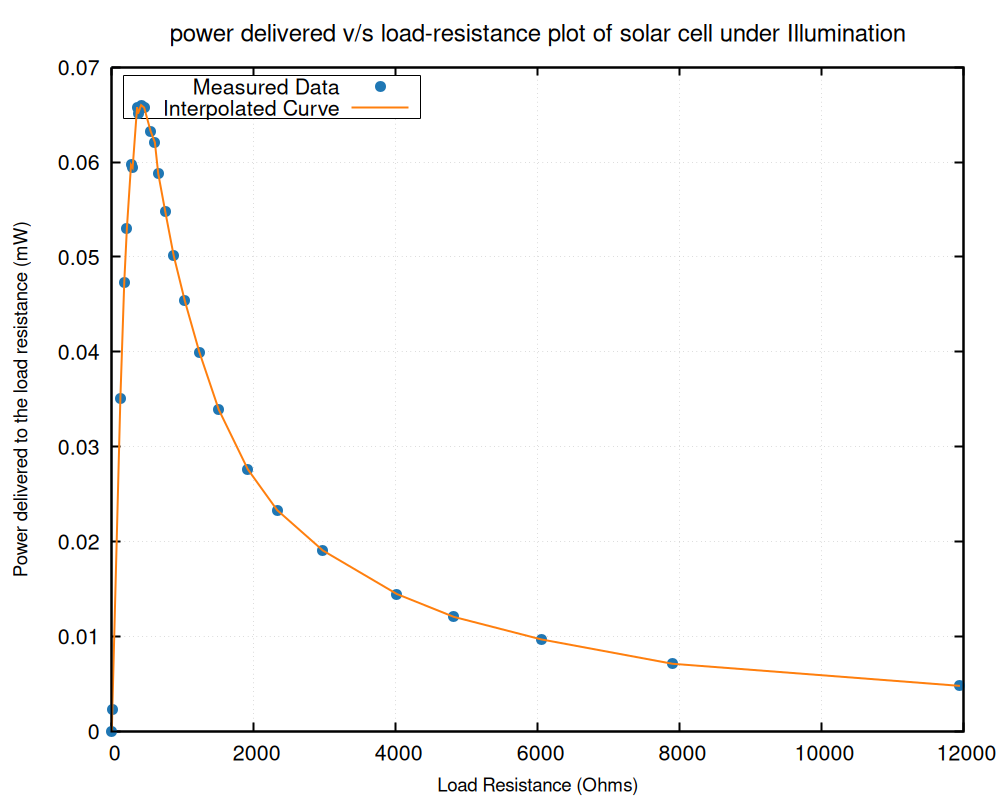

Recreate this plot in gnuplot.
set terminal pngcairo size 1000,800 enhanced font "Helvetica,16"
set output "pr.png"

set title "power delivered v/s load-resistance plot of solar cell under Illumination" font ",18"
set xlabel "Load Resistance (Ohms)" font ",14"
set ylabel  "Power delivered to the load resistance (mW)" font ",14"
set grid lc rgb "#aaaaaa" lw 1 lt 0
set border lw 2
set key top left box

set style line 1 lc rgb "#1f77b4" lw 2 pt 7 ps 1.5
set style line 2 lc rgb "#ff7f0e" lw 2

# Dotted reference lines at x=0 and y=0
set arrow from graph 0,first 0 to graph 1,first 0 nohead ls 3
set arrow from first 0,graph 0 to first 0,graph 1 nohead ls 3

plot "pr.dat" using 1:2 with points ls 1 title "Measured Data", \
     "pr.dat" using 1:2 with lines ls 2 title "Interpolated Curve"
